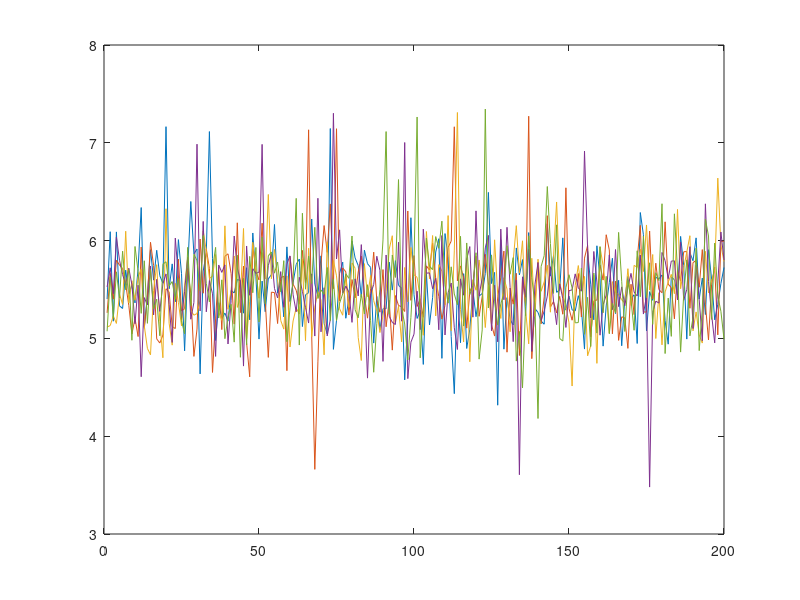
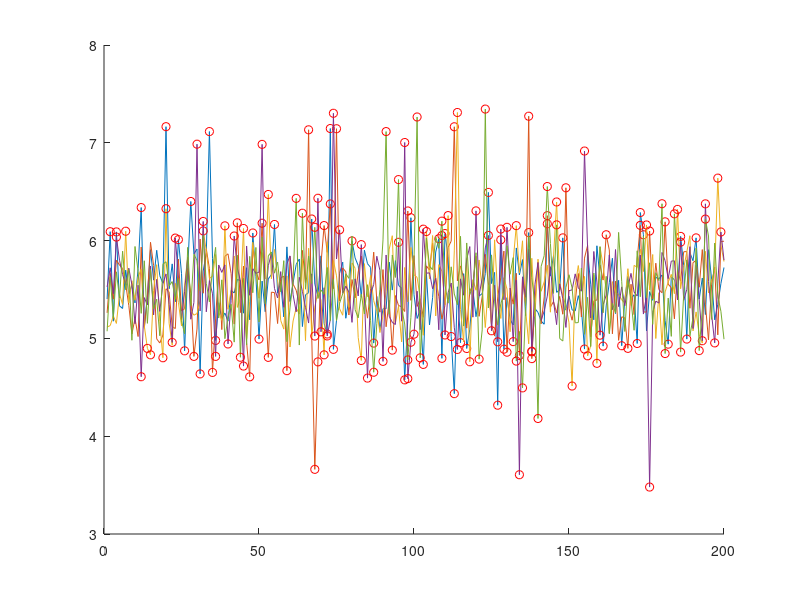
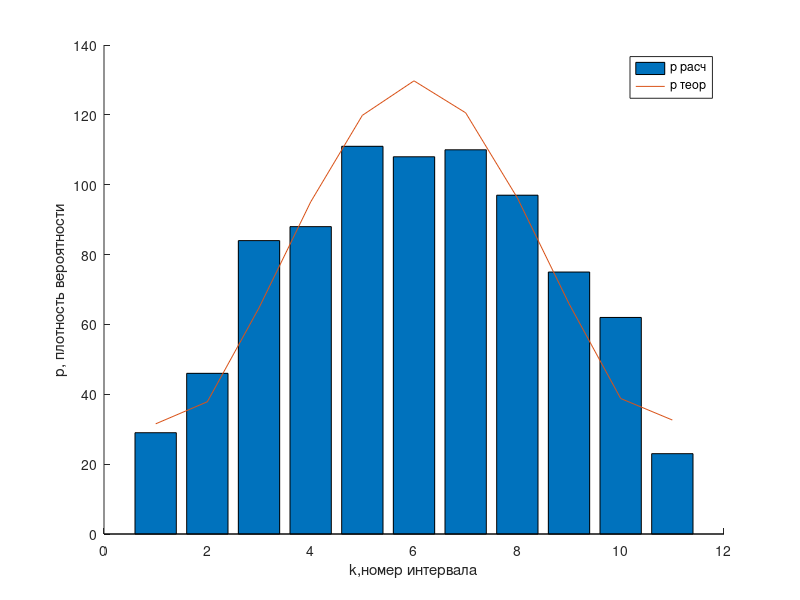
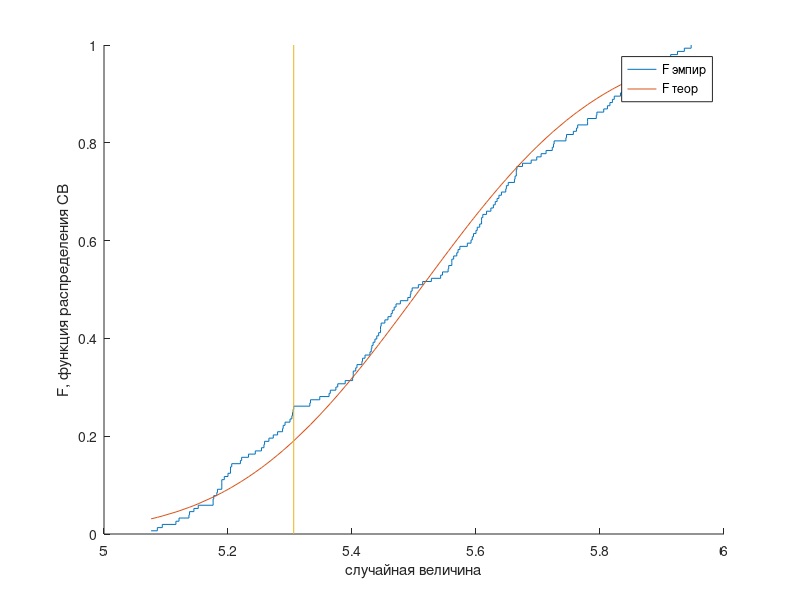

Here is the MATLAB script that generated these plots, in order: (Note: this script raises an error after producing the figures.)
clear all
close all
clc
pkg load statistics

##absciss = -pi:0.01:pi;
##plot(absciss, sin(absciss))
data = load('kyrs1_11.txt');
plot(data)

origData = data;

q = 0.05;


data = num2cell(data, 1);
observNum = length(data{1});
samplesNum = length(data);
outliers = {};

for sample = 1:samplesNum
  data{sample} = [data{sample}, (1:observNum)'];
  outliers{end+1} = [];

  while 1
    sampleVals = data{sample};
    M = mean(sampleVals (:, 1));
    S = std(sampleVals (:, 1));

    [val, idx] = min(sampleVals (:, 1));
    P = 1 - erf(((M - val) / S) / sqrt(2));

    assert(P<1)
    assert(P>0)
    allDone = 1;


    if P < q
      absIdx = sampleVals(idx,2);
      allDone = 0;
      sampleVals(idx, :) = [];
      outliers{sample} = [outliers{sample}, absIdx];

    endif

    [val, idx] = max(sampleVals (:,1));
    P = 1 - erf(((val - M) / S) / sqrt(2));

    assert(P<1)
    assert(P>0)

    if P < q
      absIdx = sampleVals(idx,2);
      allDone = 0;
      sampleVals(idx, :) = [];
      outliers{sample} = [outliers{sample}, absIdx];

    endif

    if allDone
      break
    endif

    data{sample} = sampleVals;
  end
end

figure
hold on

for sample = 1:samplesNum
  plot (origData(:, sample))
  curoutliers = outliers{sample};
  plot(curoutliers, origData(curoutliers, sample), 'ro')
end

for sample = 1:samplesNum
  curData = data{sample}(:,1);
  M = mean(curData);
  S = std(curData);
  n = length(curData);
  skewness = sum((curData - M).^3) / (n * S^3);
  absSkew = abs(skewness);
  DA = 6*(n - 1)/((n + 1) *(n + 3));
  critSkew = 3 * sqrt(DA);

  kurtosis = sum((curData - M).^4) / (n * S^4) - 3;
  absKurt = abs(kurtosis);
  DE = 24*n*(n - 2)*(n-3)/((n+1)^2*(n + 3) *(n + 5));
  critKurt = 5 * sqrt(DE);

  fprintf('Sample #%d:\n', sample);
  fprintf('  Skewness = %.5f, its std = %.5f)\n', skewness, DA);
  fprintf('  |A| = %.5f, 3 sqrt(Da) = %.5f)\n', absSkew, critSkew);
  if absSkew > critSkew
      fprintf('  |A| > 3 sqrt(Da), hypothesis rejected\n');
  else
      fprintf('  |A| <= 3 sqrt(Da), hypothesis accepted\n');
  end

  fprintf('  Kurtosis = %.5f, its std = %.5f\n', kurtosis, DE);
  fprintf('  |E| = %.5f, 5 sqrt(De) = %.5f)\n', absKurt, critKurt);
  if absKurt > critKurt
      fprintf('  |E| > 5 sqrt(De), hypothesis rejected\n');
  else
      fprintf('  |E| <= 5 sqrt(De), hypothesis accepted\n');
  end
  fprintf('\n');
end

## punct 3.2
filteredData = data;
data = [];
for sample =1:samplesNum
  data = [data;filteredData{sample}(:,1)];
endfor
n = length(data)
k = round(log(n)*1.44+1)##kol-vo intervalov
minVal = min (data);
delta = (max(data)-minVal)/k;
Nm = zeros(1,k);
Pm = zeros(1,k);

M = mean(data);
S = std(data);
for i = 1:k
  leftBoarder = minVal + (i-1) * delta;
  rightBoarder = minVal + i * delta;
  if i == 1
    leftBoarder = -inf;
  endif
  if i == k
    rightBoarder = inf;
  endif
  Nm(i) = nnz(data <= rightBoarder & data > leftBoarder);
  Pm(i) = normcdf((rightBoarder - M)/S) - normcdf((leftBoarder - M)/S);
endfor

assert(sum(Nm)==n)
assert(abs(sum(Pm)-1) < eps)

figure
hold on
bar(Nm)
Em = Pm * n;## ?theoriticheskie chastoty
plot(Em)
xlabel('k,номер интервала')
ylabel('p, плотность вероятности')
legend('р расч','p теор')

Chi2 = sum(((Nm - Em).^2)./Em)
fprintf('квантиль Пирсона: %f\n', chi2inv(1-0.05, k-3));
if Chi2 > chi2inv(1-0.05, k-3)
  fprintf('Chi2 > chi2inv, hypothesis rejected\n');
else
  fprintf('Chi2 <= chi2inv, hypothesis accepted\n');
end

####08/10
data = filteredData{1}(:,1);
data = sort(data);
n = length(data);
Fn = (1:n)/n;
Fn = Fn';## transponirovali vector
F = normcdf((data - mean(data))/std(data));

figure
hold on
stairs(data, Fn)
plot(data, F)

[maxDelta, maxDeltaIdx] = max(abs(F - Fn));
[maxDelta2, maxDeltaIdx2] = max(abs(F(2:end) -Fn(1:(end-1))));
if maxDelta2 > maxDelta
  maxDelta = maxDelta2;
  maxDeltaIdx = maxDeltaIdx2;
endif
clear maxDelta2, maxDeltaIdx2
maxDelta
lambda = maxDelta * sqrt(n)

plot(repmat(data(maxDeltaIdx),1,2), [0,1])
xlabel('случайная величина')
ylabel('F, функция распределения СВ')
legend('F эмпир','F теор')

fprintf('квантиль Колмогорова: %f\n', kolminv(1-0.1));
if lambda > kolminv(1-0.1)
  fprintf('lambda > lambda_(1-q), hypothesis rejected\n');
else
  fprintf('lambda <= lambda_(1-q), hypothesis accepted\n');
end

####15/10 punct 4

data = [];
for sample =1:samplesNum
  data = [data;filteredData{sample}(:,1)];
endfor
n = length(data)
n = round(n/2);
r = zeros(1,n);
for i = 1:n
  r(i) = Rx(data, i-1);
endfor

figure
plot(r)
xlabel('интервал времени')
ylabel('R, корреляционная функция')

##22/10
##punct 5 1 abzac
minLen = length(filteredData{1});
for sample  = 2:samplesNum
  minLen = min(minLen, length(filteredData{sample}));
endfor
minLen

data = zeros(minLen, samplesNum);
for sample = 1:samplesNum
  data(:,sample) = filteredData{sample}(1:minLen,1);
endfor
D = var(data);
g = max(D)/sum(D)
g_kohran = 0.2434
fprintf('квантиль Кохрана\n');
if g > g_kohran
  fprintf('g > g_(1-q), hypothesis rejected\n');
else
  fprintf('g <= g_(1-q), hypothesis accepted\n');
end
##https://rtlam.blogspot.com/p/tabellen.html
##0.2434 g bolshe, process ne statsionaren

M = zeros(1,samplesNum);
D = zeros(1,samplesNum);
n = 0;
for sample = 1:samplesNum
  curData = filteredData{sample}(:,1);
  M(sample) = mean(curData);
  D(sample) = var(curData);
  n = n + length(curData);
end
clear curData

## punct 6
f = (var(M)/mean(D)) * n
fprintf('квантиль Фишера: %f\n', finv(1-0.05, samplesNum-1, samplesNum * (n - 1)));

if f > finv(1-0.05, samplesNum-1, samplesNum * (n - 1))
  fprintf('F > F(1-q), hypothesis rejected\n');
else
  fprintf('F <= F(1-q), hypothesis accepted\n');
end


rx = abs(r/mean(D));
rq = 0.195;
figure
plot(rx)
hold on
plot(xlim,[rq, rq])
legend('r_x', 'r_{1-q} = 0.195')
